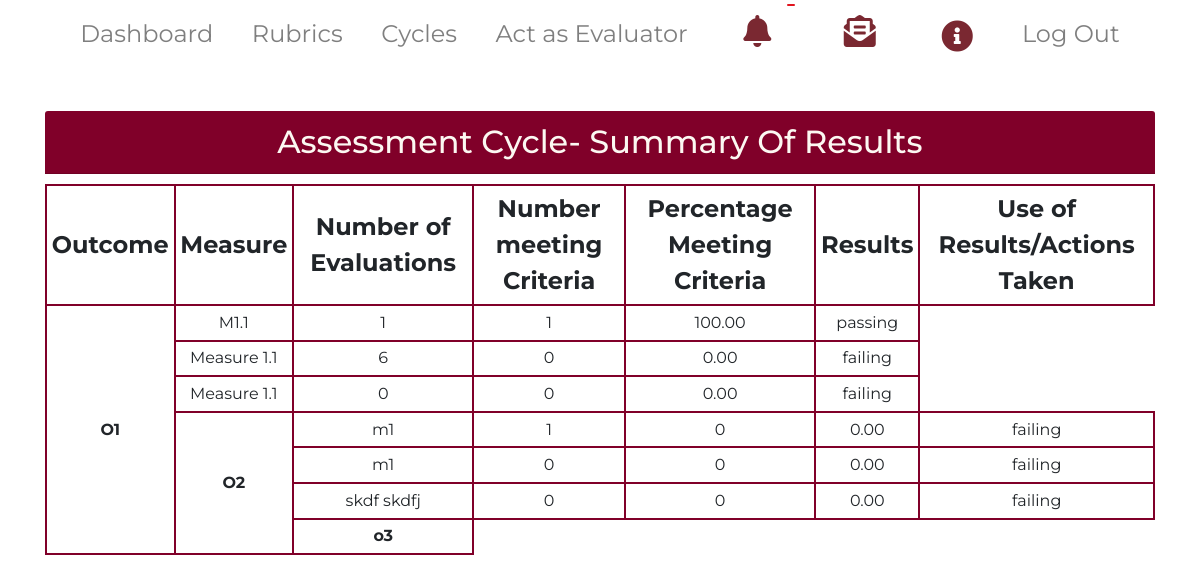
The app's page /generate_cycle_report/11 (signed in) with its own data.
### main/models.py (models this page shows, shortened)
class Outcome(models.Model):
    title = models.CharField(max_length=200, default='', null=True)
    desc = models.CharField(max_length=600, null=True)
    status = models.BooleanField(default=True)
    cycle = models.ManyToManyField(Cycle)
    course = models.ManyToManyField(Course)
    coordinator = models.ForeignKey(CoOrdinator,null=True,on_delete=models.CASCADE)
    def __str__(self):
        return self.title

class Measure(models.Model):
    CUTOFF_TYPES = (('Percentage', 'Percentage'),
                  ('Percentile', 'Percentile'),
                  ('Average', 'Average')
                 )
    cutoff_type = models.CharField(max_length = 100, choices=CUTOFF_TYPES, default='Percentage')
    TOOL_TYPES = (('Rubric', 'Rubric'),
                  ('Test score', 'Test score')
                  )
    tool_type = models.CharField(max_length=100, choices=TOOL_TYPES, default='Rubric')
    STATUS_TYPES = (('passing', 'passing'),
                    ('failing', 'failing'),
                    ('passed', 'passed'),
                    ('failed', 'failed')
                    )
    status = models.CharField(max_length=100, choices=STATUS_TYPES, default='failing')
    statusPercent = models.FloatField(default=0.0)
    evaluationPercent = models.FloatField(default=0.0)
    measureTitle = models.CharField(max_length=200, default='', null=True)
    outcome = models.ForeignKey(Outcome, null=True, on_delete = models.CASCADE)
    cutoff_percentage = models.FloatField(null=True, blank = True, default=0)
    cutoff_score = models.FloatField(null=True, blank=True, default=0)
    rubric = models.ForeignKey(Rubric,null=True, blank = True, on_delete = models.CASCADE)
    test_score = models.ForeignKey(Test_score, null=True, blank = True, on_delete = models.CASCADE)
    student = models.ManyToManyField(Student)
    evaluator = models.ManyToManyField(Evaluator)
    coordinator = models.ForeignKey(CoOrdinator,null=True,on_delete=models.CASCADE)

### main/views.py (the view)
# urls.py: path('generate_cycle_report/<int:cycle_id>', views.generate_cycle_report, name = 'generate_cycle_report'),
def generate_cycle_report(request, cycle_id):
    cycle = Cycle.objects.get(id=cycle_id)
    outcomes = Outcome.objects.filter(cycle=cycle)
    data = dict()
    me = []
    count = 0
    num = 0
    measures = None
    outcome = None
    msgs = Broadcast.objects.filter(receiver=request.user.email).order_by('-sent_at')
    for outcome in outcomes:
        measures = Measure.objects.filter(outcome=outcome)
        for measure in measures:
            evaluated_student_count = custom_students.objects.filter(measure=measure, grade__isnull = False, current=True).count()
            number_of_pass_cases = custom_students.objects.filter(measure=measure,grade__gte = measure.cutoff_score, current=True).count()
            count = count + 1
            me.append([evaluated_student_count, number_of_pass_cases,  outcome.title, measure.measureTitle,  measure.statusPercent, measure.status, Measure.objects.filter(outcome=outcome).count(), outcome.id])
    print(me)
    context ={'outcomes':outcomes, 'measures':measures, 'cycle_id': cycle_id,
    'count':range(len(me)), 'data':me, 'msgs':msgs, 'outcome': outcome, 'num': measures.count()}
    return render(request, 'main/cycle_report.html', context)

### main/templates/main/cycle_report.html (shortened to what this page needs)
{% extends  'main/adminbase.html' %}
{%load static%}
{% block body_block %}
<div class="container">
<h2 class="card-header"><center> Assessment Cycle- Summary Of Results</center></h2>
<div class="table-responsive">
  {%if outcomes%}
<table class="table table-bordered table-hover table-sm">
  <tr>
    <th class="align-middle">Outcome</th>
    <th class="align-middle">Measure</th>
    <th class="align-middle">Number of Evaluations</th>
    <th class="align-middle">Number meeting Criteria</th>
    <th class="align-middle">Percentage Meeting Criteria</th>
    <th class="align-middle">Results</th>
    <th class="align-middle">Use of Results/Actions Taken</th>
  </tr>
{%for outcome in outcomes%}
<tr>
    <td class="align-middle" rowspan="{{num}}"><strong>{{outcome}}</strong></td>
{%for d in data%}
  {%if d.7 == outcome.id%}
      <td>{{d.3}}</td>
      <td >{{d.0}} </td>
      <td >{{d.1}} </td>
      <td>{{d.4|floatformat:2}} </td>
      <td>{{d.5}}</td>
</tr>
  {%endif%}
{%endfor%}
{%endfor%}
{%endif%}
</table>
</div>
</div>
{% endblock %}

### main/static/css/landing.css (style rules this page uses)
body { font-family: Montserrat, Lato, 'Nunito Sans', Helvetica, Arial, Platino, Garamond, Bookman, Lucidia; }
body { height: 100vh; }
th, label { font-size: 1.5rem; }
td { font-size: 1rem; }
.card-header { background-color: rgb(219,217,214) z-index:0; }
.card-header { background-color: #BD955A; color: rgb(252, 248, 242); }
.table-bordered td, .table-bordered th { border: 2px solid #800029; text-align: center; }

### main/templates/main/cycle_report.html (style rules this page uses)
th { text-align:center; vertical-align: middle; }
.card-header { background: #800029; margin-bottom: 10px; }
h2 { margin-top: 10px; }

### records on screen
Outcome: title "O1", d "1" "6" "0", d "1" "0" "0"
Measure: measureTitle "M1.1", statusPercent "100.00", status "passing"
Measure: measureTitle "Measure 1.1", statusPercent "0.00", status "failing"
Measure: measureTitle "Measure 1.1", statusPercent "0.00", status "failing"
Outcome: title "O2", d "1" "0" "0", d "0" "0" "0"
Measure: measureTitle "m1", statusPercent "0.00", status "failing"
Measure: measureTitle "m1", statusPercent "0.00", status "failing"
Measure: measureTitle "skdf skdfj", statusPercent "0.00", status "failing"
Outcome: title "o3"
